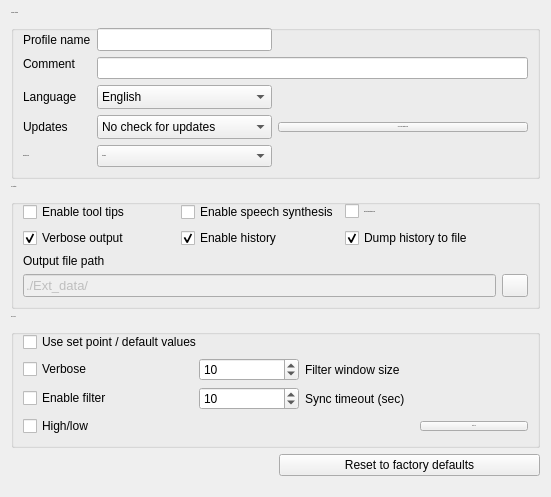
      <widget class="QWidget" name="page_0">
       <property name="styleSheet">
        <string notr="true"/>
       </property>
       <layout class="QGridLayout" name="gridLayout_6">
        <item row="0" column="0" colspan="2">
         <widget class="QGroupBox" name="groupBox_generalSettings">
          <property name="minimumSize">
           <size>
            <width>0</width>
            <height>100</height>
           </size>
          </property>
          <property name="font">
           <font>
            <pointsize>-1</pointsize>
           </font>
          </property>
          <property name="styleSheet">
           <string notr="true"/>
          </property>
          <property name="title">
           <string>General settings</string>
          </property>
          <layout class="QGridLayout" name="gridLayout_13">
           <item row="0" column="1">
            <widget class="QLineEdit" name="lineEdit_userName">
             <property name="font">
              <font>
               <pointsize>10</pointsize>
              </font>
             </property>
             <property name="toolTip">
              <string>&lt;html&gt;&lt;head/&gt;&lt;body&gt;&lt;p&gt;Write here your profile name&lt;/p&gt;&lt;/body&gt;&lt;/html&gt;</string>
             </property>
             <property name="accessibleName">
              <string/>
             </property>
             <property name="accessibleDescription">
              <string/>
             </property>
             <property name="text">
              <string notr="true"/>
             </property>
            </widget>
           </item>
           <item row="4" column="1">
            <widget class="QComboBox" name="comboBox_language">
             <property name="sizePolicy">
              <sizepolicy hsizetype="Preferred" vsizetype="Preferred">
               <horstretch>0</horstretch>
               <verstretch>0</verstretch>
              </sizepolicy>
             </property>
             <property name="minimumSize">
              <size>
               <width>98</width>
               <height>24</height>
              </size>
             </property>
             <property name="font">
              <font>
               <pointsize>9</pointsize>
              </font>
             </property>
             <property name="toolTip">
              <string>&lt;html&gt;&lt;head/&gt;&lt;body&gt;&lt;p&gt;Select your language&lt;/p&gt;&lt;/body&gt;&lt;/html&gt;</string>
             </property>
             <property name="styleSheet">
              <string notr="true"/>
             </property>
             <property name="currentText">
              <string notr="true">English</string>
             </property>
             <property name="currentIndex">
              <number>1</number>
             </property>
             <property name="iconSize">
              <size>
               <width>40</width>
               <height>20</height>
              </size>
             </property>
             <item>
              <property name="text">
               <string>Chinese</string>
              </property>
              <property name="icon">
               <iconset resource="../resources.qrc">
                <normaloff>:/icons/chinese.png</normaloff>:/icons/chinese.png</iconset>
              </property>
             </item>
             <item>
              <property name="text">
               <string>English</string>
              </property>
              <property name="icon">
               <iconset resource="../resources.qrc">
                <normaloff>:/icons/english.png</normaloff>:/icons/english.png</iconset>
              </property>
             </item>
             <item>
              <property name="text">
               <string>Italiano</string>
              </property>
              <property name="icon">
               <iconset resource="../resources.qrc">
                <normaloff>:/icons/italiano.png</normaloff>:/icons/italiano.png</iconset>
              </property>
             </item>
             <item>
              <property name="text">
               <string>Svenska</string>
              </property>
              <property name="icon">
               <iconset resource="../resources.qrc">
                <normaloff>:/icons/svenska.png</normaloff>:/icons/svenska.png</iconset>
              </property>
             </item>
            </widget>
           </item>
           <item row="5" column="0">
            <widget class="QLabel" name="label_22">
             <property name="font">
              <font>
               <pointsize>9</pointsize>
              </font>
             </property>
             <property name="text">
              <string>Updates</string>
             </property>
            </widget>
           </item>
           <item row="0" column="0">
            <widget class="QLabel" name="label_17">
             <property name="font">
              <font>
               <pointsize>9</pointsize>
              </font>
             </property>
             <property name="text">
              <string>Profile name</string>
             </property>
            </widget>
           </item>
           <item row="0" column="2" colspan="2">
            <spacer name="horizontalSpacer_5">
             <property name="orientation">
              <enum>Qt::Horizontal</enum>
             </property>
             <property name="sizeHint" stdset="0">
              <size>
               <width>250</width>
               <height>20</height>
              </size>
             </property>
            </spacer>
           </item>
           <item row="5" column="1">
            <widget class="QComboBox" name="comboBox_automaticUpdates">
             <property name="minimumSize">
              <size>
               <width>98</width>
               <height>24</height>
              </size>
             </property>
             <property name="font">
              <font>
               <pointsize>9</pointsize>
              </font>
             </property>
             <property name="styleSheet">
              <string notr="true"/>
             </property>
             <item>
              <property name="text">
               <string>No check for updates</string>
              </property>
             </item>
             <item>
              <property name="text">
               <string>Notify all updates</string>
              </property>
             </item>
             <item>
              <property name="text">
               <string>Notify official releases only</string>
              </property>
             </item>
            </widget>
           </item>
           <item row="6" column="0">
            <widget class="QLabel" name="label_54">
             <property name="text">
              <string>Default profile</string>
             </property>
            </widget>
           </item>
           <item row="4" column="0">
            <widget class="QLabel" name="label_15">
             <property name="font">
              <font>
               <pointsize>9</pointsize>
              </font>
             </property>
             <property name="text">
              <string>Language</string>
             </property>
            </widget>
           </item>
           <item row="6" column="1">
            <widget class="QComboBox" name="comboBox_profileSetting">
             <item>
              <property name="text">
               <string>Standard</string>
              </property>
             </item>
             <item>
              <property name="text">
               <string>Wide</string>
              </property>
             </item>
             <item>
              <property name="text">
               <string>UWZ</string>
              </property>
             </item>
            </widget>
           </item>
           <item row="5" column="2" colspan="2">
            <widget class="QPushButton" name="pushButton_checkUpdates">
             <property name="styleSheet">
              <string notr="true"/>
             </property>
             <property name="text">
              <string>Check for updates now</string>
             </property>
            </widget>
           </item>
           <item row="1" column="0">
            <widget class="QLabel" name="label_19">
             <property name="font">
              <font>
               <pointsize>9</pointsize>
              </font>
             </property>
             <property name="text">
              <string>Comment</string>
             </property>
             <property name="alignment">
              <set>Qt::AlignLeading|Qt::AlignLeft|Qt::AlignTop</set>
             </property>
            </widget>
           </item>
           <item row="1" column="1" colspan="3">
            <widget class="QLineEdit" name="lineEdit_comment">
             <property name="toolTip">
              <string>&lt;html&gt;&lt;head/&gt;&lt;body&gt;&lt;p&gt;Add here any comment for this setting profile, date, and experimental setting might help you  &lt;/p&gt;&lt;/body&gt;&lt;/html&gt;</string>
             </property>
            </widget>
           </item>
          </layout>
         </widget>
        </item>
        <item row="1" column="0" colspan="2">
         <widget class="QGroupBox" name="groupBox_GUISettings">
          <property name="enabled">
           <bool>true</bool>
          </property>
          <property name="font">
           <font>
            <pointsize>-1</pointsize>
           </font>
          </property>
          <property name="title">
           <string>GUI settings</string>
          </property>
          <layout class="QGridLayout" name="gridLayout_10">
           <item row="2" column="0">
            <widget class="QLabel" name="label_8">
             <property name="font">
              <font>
               <pointsize>9</pointsize>
              </font>
             </property>
             <property name="text">
              <string>Output file path</string>
             </property>
             <property name="alignment">
              <set>Qt::AlignLeading|Qt::AlignLeft|Qt::AlignVCenter</set>
             </property>
            </widget>
           </item>
           <item row="1" column="1">
            <widget class="QCheckBox" name="checkBox_EnableHistory">
             <property name="font">
              <font>
               <pointsize>9</pointsize>
              </font>
             </property>
             <property name="toolTip">
              <string>&lt;html&gt;&lt;head/&gt;&lt;body&gt;&lt;p&gt;Enable/disable history&lt;/p&gt;&lt;/body&gt;&lt;/html&gt;</string>
             </property>
             <property name="styleSheet">
              <string notr="true"/>
             </property>
             <property name="text">
              <string>Enable history</string>
             </property>
             <property name="checked">
              <bool>true</bool>
             </property>
            </widget>
           </item>
           <item row="1" column="0">
            <widget class="QCheckBox" name="checkBox_verboseOut">
             <property name="maximumSize">
              <size>
               <width>16777215</width>
               <height>16777215</height>
              </size>
             </property>
             <property name="font">
              <font>
               <pointsize>9</pointsize>
              </font>
             </property>
             <property name="toolTip">
              <string>&lt;html&gt;&lt;head/&gt;&lt;body&gt;&lt;p&gt;Enable/disable verbose output in the history&lt;/p&gt;&lt;/body&gt;&lt;/html&gt;</string>
             </property>
             <property name="text">
              <string>Verbose output</string>
             </property>
             <property name="checked">
              <bool>true</bool>
             </property>
            </widget>
           </item>
           <item row="0" column="0">
            <widget class="QCheckBox" name="checkBox_enableToolTips">
             <property name="font">
              <font>
               <pointsize>9</pointsize>
              </font>
             </property>
             <property name="toolTip">
              <string>&lt;html&gt;&lt;head/&gt;&lt;body&gt;&lt;p&gt;Activate/deactivate the tool tips&lt;/p&gt;&lt;/body&gt;&lt;/html&gt;</string>
             </property>
             <property name="text">
              <string>Enable tool tips</string>
             </property>
            </widget>
           </item>
           <item row="1" column="2">
            <widget class="QCheckBox" name="checkBox_dumpToFile">
             <property name="font">
              <font>
               <pointsize>9</pointsize>
              </font>
             </property>
             <property name="toolTip">
              <string>&lt;html&gt;&lt;head/&gt;&lt;body&gt;&lt;p&gt;If checked the history will be saved into files, this will use resources in your drive&lt;/p&gt;&lt;/body&gt;&lt;/html&gt;</string>
             </property>
             <property name="text">
              <string>Dump history to file</string>
             </property>
             <property name="checked">
              <bool>true</bool>
             </property>
            </widget>
           </item>
           <item row="3" column="3">
            <widget class="QPushButton" name="pushButton_openFolder">
             <property name="maximumSize">
              <size>
               <width>26</width>
               <height>26</height>
              </size>
             </property>
             <property name="styleSheet">
              <string notr="true"/>
             </property>
             <property name="text">
              <string/>
             </property>
             <property name="icon">
              <iconset resource="../resources.qrc">
               <normaloff>:/icons/folder.png</normaloff>:/icons/folder.png</iconset>
             </property>
            </widget>
           </item>
           <item row="3" column="0" colspan="3">
            <widget class="QLineEdit" name="lineEdit_msg_out_file_path">
             <property name="enabled">
              <bool>false</bool>
             </property>
             <property name="font">
              <font>
               <pointsize>10</pointsize>
              </font>
             </property>
             <property name="text">
              <string>./Ext_data/</string>
             </property>
            </widget>
           </item>
           <item row="0" column="1">
            <widget class="QCheckBox" name="checkBox_enableSynthesis">
             <property name="font">
              <font>
               <pointsize>9</pointsize>
              </font>
             </property>
             <property name="toolTip">
              <string>&lt;html&gt;&lt;head/&gt;&lt;body&gt;&lt;p&gt;Enable/disable speech to read messages&lt;/p&gt;&lt;/body&gt;&lt;/html&gt;</string>
             </property>
             <property name="text">
              <string>Enable speech synthesis</string>
             </property>
            </widget>
           </item>
           <item row="0" column="2">
            <widget class="QCheckBox" name="checkBox_restrictOPmode">
             <property name="text">
              <string>Restrict operational mode</string>
             </property>
            </widget>
           </item>
          </layout>
         </widget>
        </item>
        <item row="2" column="0" colspan="2">
         <widget class="QGroupBox" name="groupBox_GUISettings_2">
          <property name="enabled">
           <bool>true</bool>
          </property>
          <property name="minimumSize">
           <size>
            <width>0</width>
            <height>100</height>
           </size>
          </property>
          <property name="font">
           <font>
            <pointsize>-1</pointsize>
           </font>
          </property>
          <property name="title">
           <string>PPC1-6CH</string>
          </property>
          <layout class="QGridLayout" name="gridLayout_7">
           <item row="3" column="0">
            <widget class="QCheckBox" name="checkBox_TTLtest">
             <property name="minimumSize">
              <size>
               <width>170</width>
               <height>0</height>
              </size>
             </property>
             <property name="font">
              <font>
               <pointsize>9</pointsize>
              </font>
             </property>
             <property name="toolTip">
              <string>&lt;html&gt;&lt;head/&gt;&lt;body&gt;&lt;p&gt;High/low flag for synchronization in the PPC1 api&lt;/p&gt;&lt;/body&gt;&lt;/html&gt;</string>
             </property>
             <property name="text">
              <string>High/low</string>
             </property>
            </widget>
           </item>
           <item row="2" column="0">
            <widget class="QCheckBox" name="checkBox_enablePPC1filter">
             <property name="minimumSize">
              <size>
               <width>170</width>
               <height>0</height>
              </size>
             </property>
             <property name="maximumSize">
              <size>
               <width>130</width>
               <height>16777215</height>
              </size>
             </property>
             <property name="font">
              <font>
               <pointsize>9</pointsize>
              </font>
             </property>
             <property name="toolTip">
              <string>&lt;html&gt;&lt;head/&gt;&lt;body&gt;&lt;p&gt;Enable data filtering in PPC1&lt;/p&gt;&lt;/body&gt;&lt;/html&gt;</string>
             </property>
             <property name="text">
              <string>Enable filter</string>
             </property>
            </widget>
           </item>
           <item row="1" column="0">
            <widget class="QCheckBox" name="checkBox_enablePPC1verboseOut">
             <property name="sizePolicy">
              <sizepolicy hsizetype="Minimum" vsizetype="Fixed">
               <horstretch>0</horstretch>
               <verstretch>0</verstretch>
              </sizepolicy>
             </property>
             <property name="minimumSize">
              <size>
               <width>170</width>
               <height>0</height>
              </size>
             </property>
             <property name="maximumSize">
              <size>
               <width>16777215</width>
               <height>16777215</height>
              </size>
             </property>
             <property name="font">
              <font>
               <pointsize>9</pointsize>
              </font>
             </property>
             <property name="toolTip">
              <string>&lt;html&gt;&lt;head/&gt;&lt;body&gt;&lt;p&gt;Enable verbose output for the PPC1 api&lt;/p&gt;&lt;/body&gt;&lt;/html&gt;</string>
             </property>
             <property name="text">
              <string>Verbose</string>
             </property>
            </widget>
           </item>
           <item row="0" column="0" colspan="4">
            <widget class="QCheckBox" name="checkBox_useSetPoint">
             <property name="font">
              <font>
               <pointsize>9</pointsize>
              </font>
             </property>
             <property name="toolTip">
              <string>&lt;html&gt;&lt;head/&gt;&lt;body&gt;&lt;p&gt;Use set point or default value to calculate increments in the delivery zone control&lt;/p&gt;&lt;/body&gt;&lt;/html&gt;</string>
             </property>
             <property name="text">
              <string>Use set point / default values</string>
             </property>
            </widget>
           </item>
           <item row="3" column="3">
            <widget class="QPushButton" name="pushButton_TTLtest">
             <property name="toolTip">
              <string>&lt;html&gt;&lt;head/&gt;&lt;body&gt;&lt;p&gt;Run a test for the TTL signal&lt;/p&gt;&lt;/body&gt;&lt;/html&gt;</string>
             </property>
             <property name="styleSheet">
              <string notr="true"/>
             </property>
             <property name="text">
              <string>Test TTL</string>
             </property>
            </widget>
           </item>
           <item row="1" column="1">
            <widget class="QSpinBox" name="spinBox_PPC1filterSize">
             <property name="sizePolicy">
              <sizepolicy hsizetype="Expanding" vsizetype="Fixed">
               <horstretch>0</horstretch>
               <verstretch>0</verstretch>
              </sizepolicy>
             </property>
             <property name="maximumSize">
              <size>
               <width>100</width>
               <height>16777215</height>
              </size>
             </property>
             <property name="font">
              <font>
               <pointsize>9</pointsize>
              </font>
             </property>
             <property name="toolTip">
              <string>&lt;html&gt;&lt;head/&gt;&lt;body&gt;&lt;p&gt;Change the filter size, low values will result is high-reactive pressures/vacuum values though less accurate, high value will result in slow variation of measurement but more accurate in the long range &lt;/p&gt;&lt;/body&gt;&lt;/html&gt;</string>
             </property>
             <property name="minimum">
              <number>1</number>
             </property>
             <property name="maximum">
              <number>100</number>
             </property>
             <property name="value">
              <number>10</number>
             </property>
            </widget>
           </item>
           <item row="1" column="2" colspan="2">
            <widget class="QLabel" name="label_3">
             <property name="sizePolicy">
              <sizepolicy hsizetype="Expanding" vsizetype="Preferred">
               <horstretch>0</horstretch>
               <verstretch>0</verstretch>
              </sizepolicy>
             </property>
             <property name="font">
              <font>
               <pointsize>9</pointsize>
              </font>
             </property>
             <property name="text">
              <string>Filter window size</string>
             </property>
            </widget>
           </item>
           <item row="2" column="2">
            <widget class="QLabel" name="label_38">
             <property name="font">
              <font>
               <pointsize>9</pointsize>
              </font>
             </property>
             <property name="text">
              <string>Sync timeout (sec)</string>
             </property>
            </widget>
           </item>
           <item row="2" column="1">
            <widget class="QSpinBox" name="spinBox_PPC1_sync_timeout">
             <property name="maximumSize">
              <size>
               <width>100</width>
               <height>16777215</height>
              </size>
             </property>
             <property name="font">
              <font>
               <pointsize>9</pointsize>
              </font>
             </property>
             <property name="toolTip">
              <string>&lt;html&gt;&lt;head/&gt;&lt;body&gt;&lt;p&gt;Set synchronization time out in the PPC1 api&lt;/p&gt;&lt;/body&gt;&lt;/html&gt;</string>
             </property>
             <property name="minimum">
              <number>1</number>
             </property>
             <property name="maximum">
              <number>2000</number>
             </property>
             <property name="value">
              <number>10</number>
             </property>
            </widget>
           </item>
          </layout>
         </widget>
        </item>
        <item row="4" column="1">
         <spacer name="verticalSpacer_4">
          <property name="orientation">
           <enum>Qt::Vertical</enum>
          </property>
          <property name="sizeHint" stdset="0">
           <size>
            <width>20</width>
            <height>10</height>
           </size>
          </property>
         </spacer>
        </item>
        <item row="3" column="1">
         <widget class="QPushButton" name="pushButton_toDefault">
          <property name="minimumSize">
           <size>
            <width>0</width>
            <height>0</height>
           </size>
          </property>
          <property name="maximumSize">
           <size>
            <width>16777215</width>
            <height>16777215</height>
           </size>
          </property>
          <property name="font">
           <font>
            <pointsize>9</pointsize>
           </font>
          </property>
          <property name="toolTip">
           <string>&lt;html&gt;&lt;head/&gt;&lt;body&gt;&lt;p&gt;Reset settings to default values&lt;/p&gt;&lt;/body&gt;&lt;/html&gt;</string>
          </property>
          <property name="styleSheet">
           <string notr="true"/>
          </property>
          <property name="text">
           <string>Reset to factory defaults</string>
          </property>
         </widget>
        </item>
       </layout>
      </widget>
